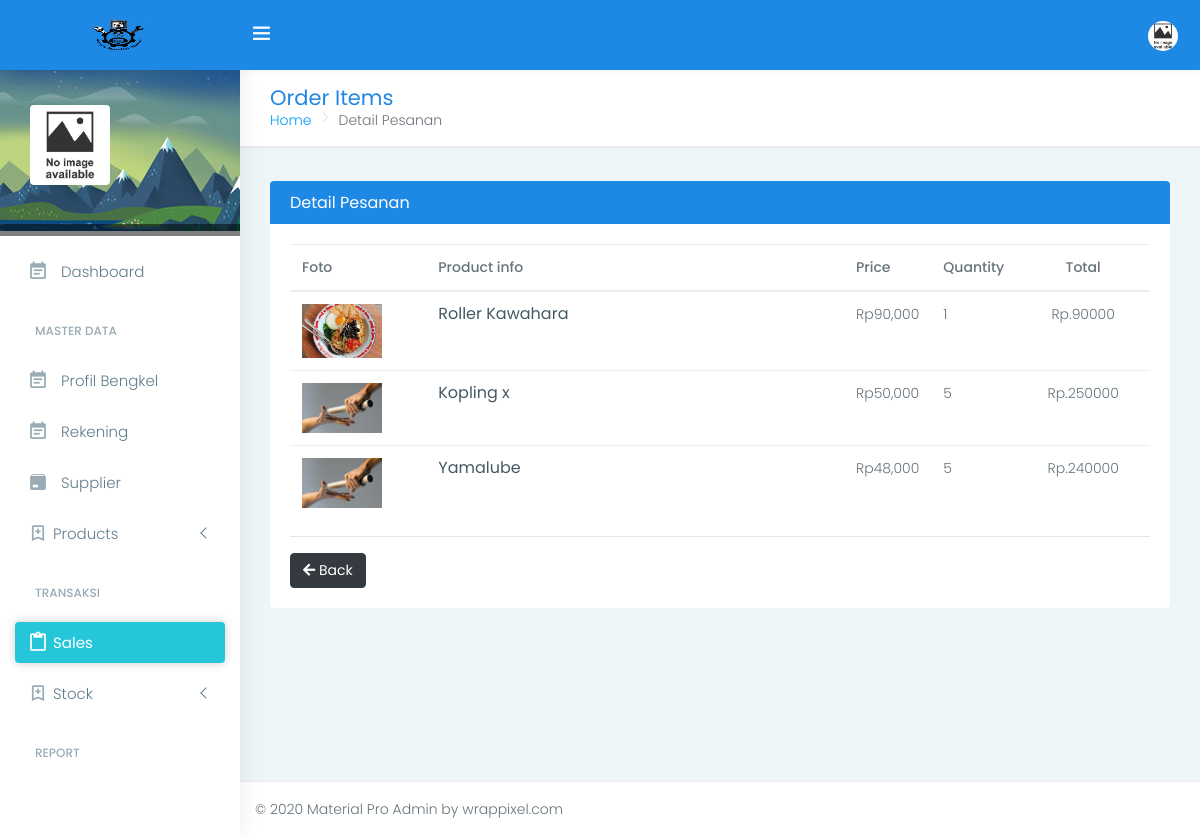
The app's page /orders/detailPesanan/202108070955254XJUSMLR with its own data.
### tables this page shows
CREATE TABLE `salesdetail` (
  `idsalesdetail` int(11) NOT NULL,
  `no_order` varchar(35) NOT NULL,
  `idproduk` int(11) NOT NULL,
  `qty` int(11) NOT NULL,
  `created_at` datetime NOT NULL,
  `updated_at` datetime DEFAULT NULL,
  `is_active` int(11) NOT NULL
);

CREATE TABLE `products` (
  `idproduk` int(11) NOT NULL,
  `namaproduk` varchar(80) NOT NULL,
  `sisastock` int(11) NOT NULL,
  `deskripsi` text NOT NULL,
  `idkategori` int(11) NOT NULL,
  `idunit` int(11) NOT NULL,
  `hargasatuan` int(11) NOT NULL,
  `foto` varchar(40) NOT NULL,
  `created_at` datetime NOT NULL,
  `updated_at` datetime DEFAULT NULL,
  `is_active` int(11) NOT NULL
);

### application/controllers/Orders.php (called while the page is built, shortened)
<?php defined('BASEPATH') OR exit('No direct script access allowed');
class Orders extends CI_Controller {
    public function __construct(){
		$this->load->model('Barang_M', 'barang_model');
        $this->load->model('Rekening_M', 'rekening_model');
        $this->load->model('Order_M', 'order_model');
		$this->load->library('form_validation');
        $this->load->library('upload');
		$this->load->library('image_lib');
    }
    public function detailPesanan($no_order){
        $orderItems = $this->order_model->getOrderItem($no_order);
        $data = array(
            'active_menu' => 'order',
            'orderItems' => $orderItems
        );
        if ($this->session->userdata('role') == 2 ) {
            $this->load->view('template-customer', $data);
        } else {
            $this->load->view('template', $data);
        }
        $this->load->view('ecommerce/order-items', $data);
    }
}

### index.php (called while the page is built, shortened)
<?php
require_once BASEPATH.'core/CodeIgniter.php';

### application/models/Order_M.php (called while the page is built, shortened)
<?php
class Order_M extends CI_Model {
    public function getOrderItem($no_order){
        $this->db->select();
        $this->db->from('salesdetail a');
        $this->db->join('products b', 'a.idproduk = b.idproduk', 'left');
        $this->db->where('no_order', $no_order);
        $this->db->where('a.is_active', 1);
        $query = $this->db->get()->result();
        return $query;
    }
}

### application/views/ecommerce/order-items.php (the view, shortened to what this page needs)
    <div class="page-wrapper" style="display: block;">
            <div class="row page-titles">
                <div class="col-md-5 col-12 align-self-center">
                    <h3 class="text-themecolor mb-0">Order Items</h3>
                    <ol class="breadcrumb mb-0 p-0 bg-transparent">
                        <li class="breadcrumb-item"><a href="javascript:void(0)">Home</a></li>
                        <li class="breadcrumb-item active">Detail Pesanan</li>
                    </ol>
                </div>
            </div>
            <div class="container-fluid">
                <div class="row">
                    <div class="col-md-12 col-lg-12">
                        <div class="card">
                            <div class="card-header bg-info">
                                <h5 class="mb-0 text-white">Detail Pesanan</h5>
                            </div>
                            <div class="card-body">
                                <div class="table-responsive">
                                <form action="<?=site_url('cart/updateCart')?>" method="post">
                                    <table class="table product-overview">
                                        <thead>
                                            <tr>
                                                <th>Foto</th>
                                                <th>Product info</th>
                                                <th>Price</th>
                                                <th>Quantity</th>
                                                <th style="text-align:center">Total</th>
                                            </tr>
                                        </thead>
                                        <tbody>
                                        <?php $index = 1;?>
                                        <?php foreach ($orderItems as $key => $value): ?>
                                            <tr>
                                                <td width="150"><img src="<?=base_url('uploads/products/'.$value->foto)?>" alt="iMac" width="80"></td>
                                                <td width="550">
                                                    <h5 class="font-500"><?=$value->namaproduk?></h5>
                                                </td>
                                                <td>Rp<?=number_format($value->hargasatuan)?></td>
                                                <td width="70">
                                                    <?=$value->qty?>
                                                </td>
                                                <td width="150" id="<?=$index?>subtotal" align="center" class="font-500">Rp.<?=$value->hargasatuan*$value->qty?></td>
                                            </tr>
                                        <?php $index++; ?>
                                        <?php endforeach; ?>
                                        </tbody>
                                    </table>
                                    <hr>
                                    <div class="d-flex no-block align-items-center">
                                        <?php if($this->session->userdata('role') == 2 ) { ?>
                                            <a href="<?=site_url('orders/myorderlist')?>" class="btn btn-dark btn-outline"><i class="fas fa-arrow-left"></i> Back</a>
                                        <?php } else { ?>
                                            <a href="<?=site_url('orders/allorder')?>" class="btn btn-dark btn-outline"><i class="fas fa-arrow-left"></i> Back</a>
                                        <?php } ?>
                                    </div>
                                </div>
                            </div>
                        </div>
                    </div>
                </div>
            </div>
            <footer class="footer">
                © 2020 Material Pro Admin by wrappixel.com
            </footer>
        </div>
</body>
</html>

### records on screen
salesdetail: idproduk.foto (picture), idproduk.namaproduk "Roller Kawahara", idproduk.hargasatuan "90,000", qty "1", $value->hargasatuan*$value->qty "90000"
salesdetail: idproduk.foto (picture), idproduk.namaproduk "Kopling x", idproduk.hargasatuan "50,000", qty "5", $value->hargasatuan*$value->qty "250000"
salesdetail: idproduk.foto (picture), idproduk.namaproduk "Yamalube", idproduk.hargasatuan "48,000", qty "5", $value->hargasatuan*$value->qty "240000"
